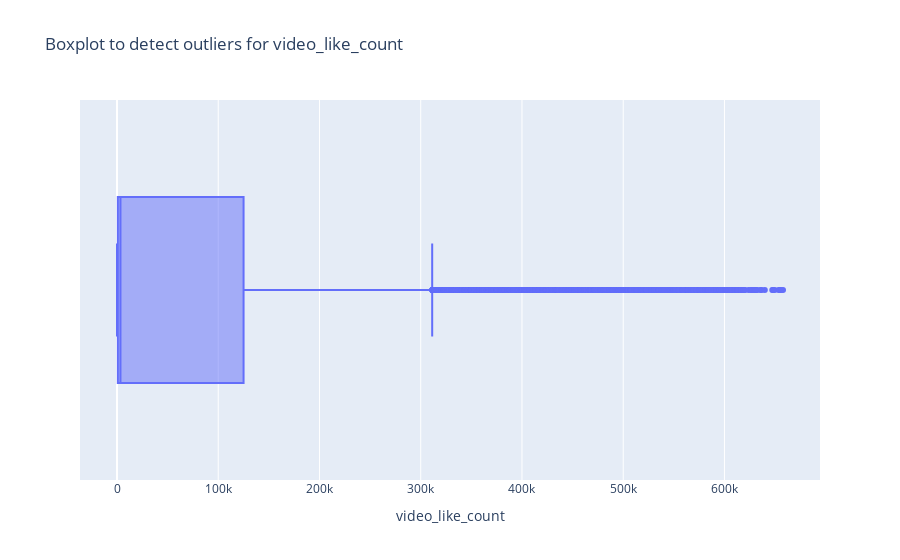

Source (notebook cell):
### Markdown cell above
### `video_like_count`

### Code cell
# Create the box plot
fig = px.box(tiktok_df, 
             x='video_like_count', 
             title='Boxplot to detect outliers for video_like_count')

# Show the plot
fig.show()

### Figure 1 — Plotly figure (JSON) as saved in the notebook; plotly's stock layout.template omitted (floating-point values rounded to 4 significant figures; data arrays with more than 128 entries replaced by an {"elided": "..."} marker saying what was removed)
{"data": [{"alignmentgroup": "True", "hovertemplate": "video_like_count=%{x}<extra></extra>", "legendgroup": "", "marker": {"color": "#636efa"}, "name": "", "notched": false, "offsetgroup": "", "orientation": "h", "showlegend": false, "type": "box", "x": {"elided": "19084 int values"}, "x0": " ", "xaxis": "x", "y0": " ", "yaxis": "y"}], "layout": {"boxmode": "group", "legend": {"tracegroupgap": 0}, "title": {"text": "Boxplot to detect outliers for video_like_count"}, "xaxis": {"anchor": "y", "domain": [0, 1], "title": {"text": "video_like_count"}}, "yaxis": {"anchor": "x", "domain": [0, 1]}}}
